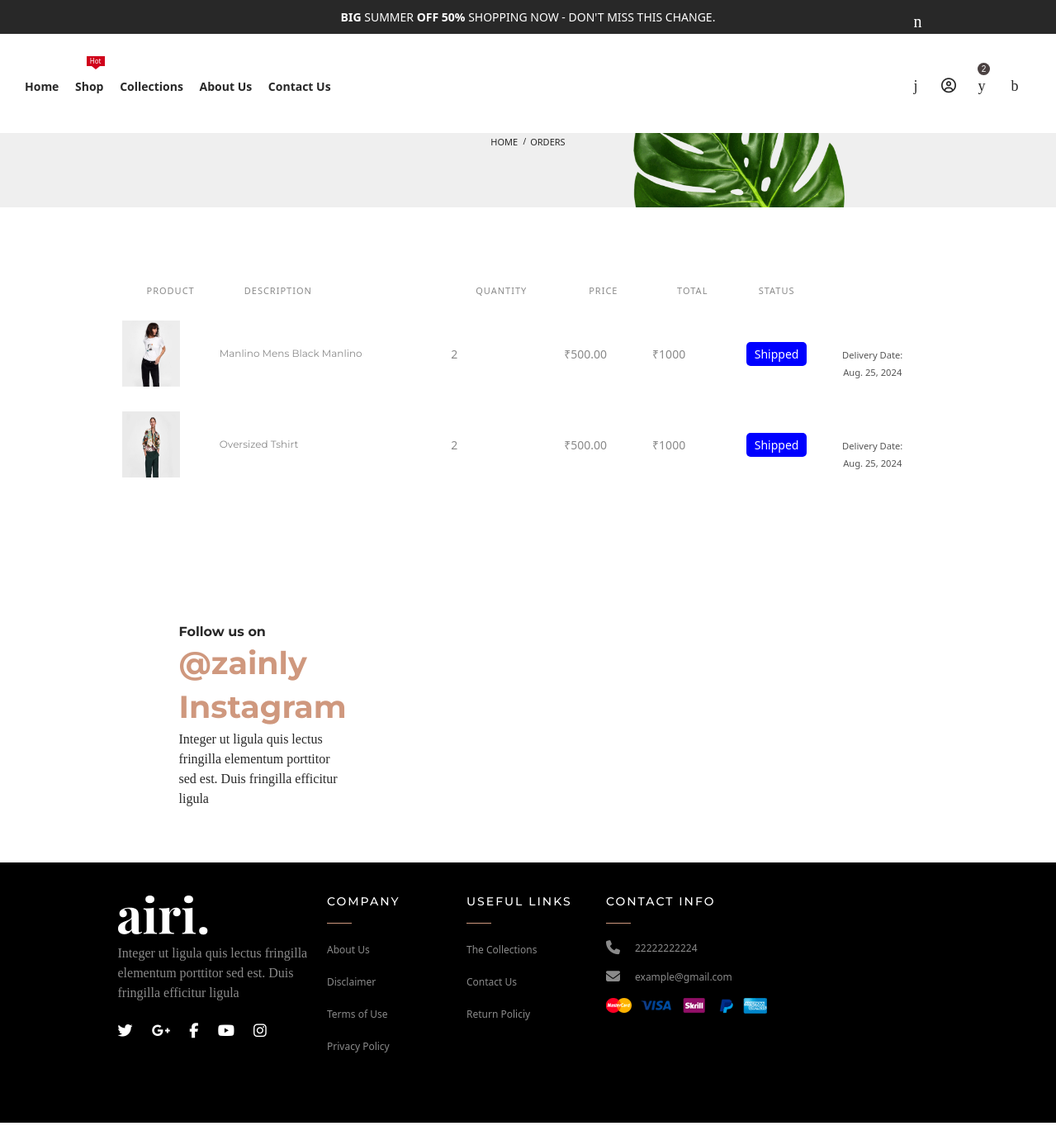
Before: /my-orders (signed in) with the older database file.
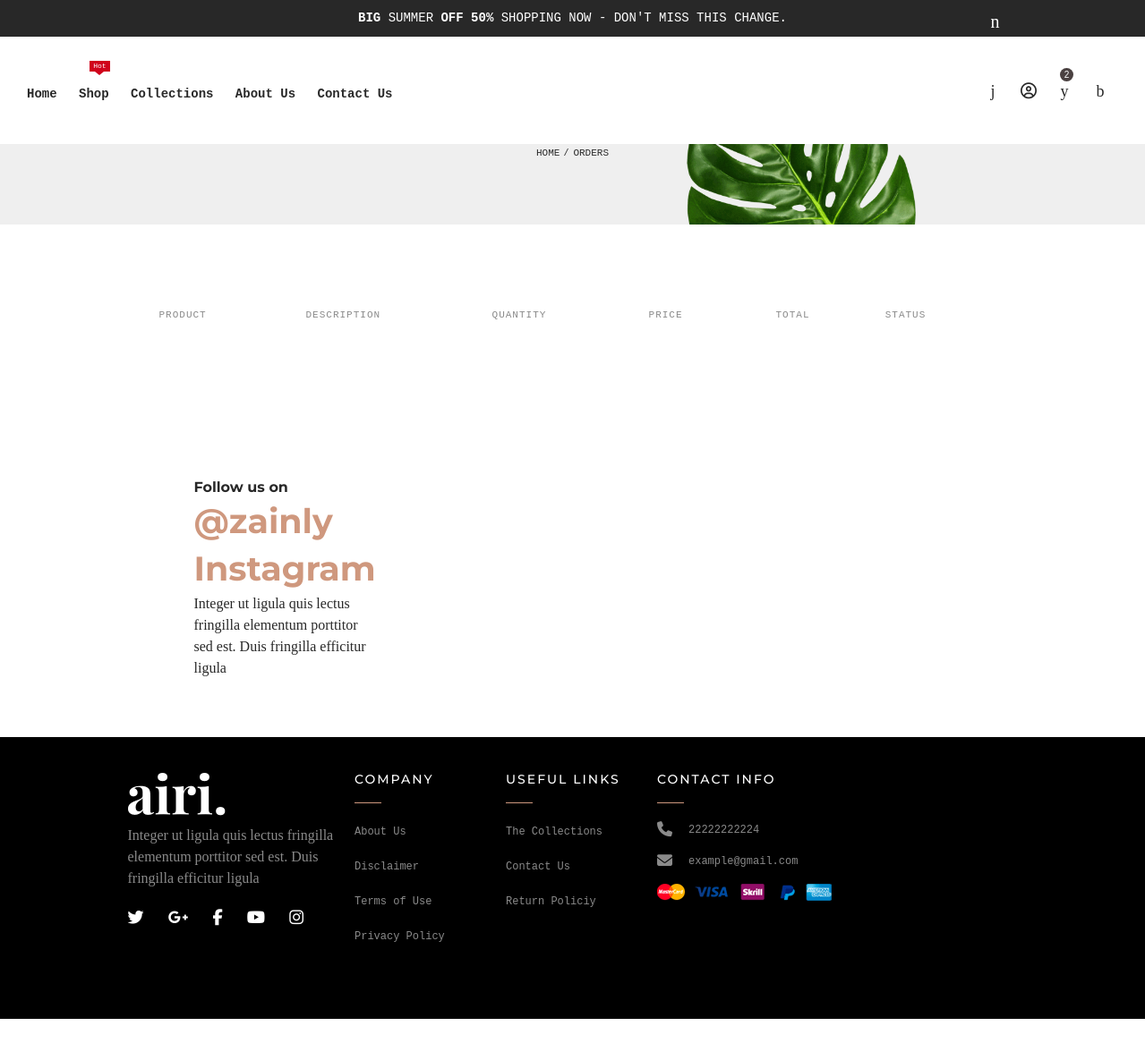
After: the same page with the newer database file.
### dashboard/models.py (models this page shows, shortened)
class Order(models.Model):
    created_at = models.DateTimeField(auto_now_add=True)
    order_id = models.CharField(max_length=10, unique=True, default=generate_unique_id, editable=False)
    user = models.ForeignKey(CustomUser, related_name='order', on_delete=models.CASCADE)
    products = models.ManyToManyField(Cart, related_name='order')
    status = models.CharField(max_length=16,choices=order_status,default="Pending")
    expected_delivery_date = models.DateField(null=True,blank=True)
    class Meta:
        verbose_name = "Order"
        verbose_name_plural = "Orders"

class Cart(models.Model):
    id=models.AutoField(primary_key=True)
    user = models.ForeignKey(CustomUser, related_name='cart', on_delete=models.CASCADE)
    size = models.ForeignKey(Sizes, related_name='cart', on_delete=models.CASCADE, null=True,blank=True)
    product = models.ForeignKey(Product, related_name='cart', on_delete=models.CASCADE)
    quantity = models.PositiveIntegerField(default=1)
    ordered = models.BooleanField(default=False)
    class Meta:
        verbose_name = "Cart Items"
        verbose_name_plural = "Cart"
        unique_together = ('user', 'product')
        constraints = [
            UniqueConstraint(fields=['user', 'product'], name='unique_user_product')
        ]

class Product(models.Model):
    title = models.CharField(max_length=30)
    product_image = models.ImageField(upload_to='product_images/')
    second_image = models.ImageField(upload_to='product_images/', null=True, blank=True)
    size_chart = models.ImageField(upload_to='size_chart/', null=True, blank=True)
    category = models.ManyToManyField(Categories)
    gender = models.ManyToManyField(Gender)
    description = CKEditor5Field('Text', config_name='extends')
    keywords = models.ManyToManyField(Keywords)
    stars = models.PositiveIntegerField(default=5)
    review = models.PositiveIntegerField(default=1200)
    before_discount_price = models.DecimalField(max_digits=10, decimal_places=2, default=0)
    discount_percent = models.PositiveIntegerField(default=20)
    price = models.DecimalField(max_digits=10, decimal_places=2)
    video_url = models.URLField(blank=True)
    sizes_available = models.ManyToManyField(Sizes)
    created_at = models.DateTimeField(auto_now_add=True)
    updated_at = models.DateTimeField(auto_now=True)
    class Meta:
        verbose_name = "Product"
        verbose_name_plural = "Products"

### home/views.py (the view)
# urls.py: path("my-orders",my_orders,name='my-orders'),
@login_required
def my_orders(request):
    trending_products = Product.objects.filter(keywords__keyword__icontains='Trending').order_by('-id').distinct()[:6]
    orders = Order.objects.filter(user=request.user)
    categories = Categories.objects.all()
    context = {
        'trending_products':trending_products,
        'categories':categories,
        'orders':orders,
    }
    return render(request,'home/orders.html',context)

### home/context_processors.py (called while the page is built)
def custom_site_context(request):
    settings = SiteSettings.objects.all().first()
    categories = Categories.objects.all()
    context = {
        'settings':settings,
        'categories':categories,
    }
    return context

### templates/home/orders.html (shortened to what the changed rows need)
{% extends 'home/base.html' %}
{% block breadcrumb %}
<div class="breadcrumb-area bg--white-6 breadcrumb-bg-1 pt--60 pb--70 pt-lg--40 pb-lg--50 pt-md--30 pb-md--40">
    <div class="container-fluid">
        <div class="row">
            <div class="col-12 text-center">
                <h1 class="page-title">Orders</h1>
            </div>
        </div>
    </div>
</div>
{% endblock breadcrumb %}
{% block body %}
<div class="page-content-inner">
    <div class="container">
        <div class="row pt--80 pb--80 pt-md--45 pt-sm--25 pb-md--60 pb-sm--40">
            <div class="">
                <form class="cart-form" action="#">
                    <div class="row g-0">
                        <div class="col-12">
                            <div class="table-content table-responsive">
                                {% for order in orders reversed %}
                                <table class="table text-center">
                                    <thead>
                                        <tr>
                                            <th style="padding-left: 30px; padding-right: 30px; text-align: left;">Product</th>
                                            <th style="padding-left: 30px; padding-right: 30px; text-align: left;">Description</th>
                                            <th style="padding-left: 30px; padding-right: 30px; text-align: left;">Quantity</th>
                                            <th style="padding-left: 30px; padding-right: 30px; text-align: left;">Price</th>
                                            <th style="padding-left: 30px; padding-right: 30px; text-align: left;">Total</th>
                                            <th>Status</th>
                                            <th style="padding-left: 30px; padding-right: 30px; text-align: left;"></th>
                                        </tr>
                                    </thead>
                                    <tbody>
                                        {% for product in order.products.all %}
                                        <tr>
                                            <td class="product-thumbnail text-start">
                                                <img src="{{product.product.product_image.url}}" alt="Product Thumnail"
                                                    style="width: 70px;height: 80px;">
                                            </td>
                                            <td class="product-name text-start wide-column">
                                                <h3>
                                                    <a
                                                        href="/product-view/{{product.product.id}}">{{product.product.title}}</a>
                                                </h3>
                                            </td>
                                            <td style="text-align: left;">{{product.quantity}}</td>
                                            <td style="text-align: left;">
                                                <span class="money">₹{{product.product.price}}</span>
                                            </td>
                                            <td style="text-align: left;">
                                                <span class="money">₹{%widthratio product.product.price 1 product.quantity%}</span>
                                            </td>
                                            <td>
                                                <span style="
                                                    padding: 5px 10px;
                                                    border-radius: 5px;
                                                    color: white;
                                                    {% if order.status == 'Pending' %} background-color: gray;
                                                    {% elif order.status == 'Processing' %} background-color: lightblue;
                                                    {% elif order.status == 'Shipped' %} background-color: blue;
                                                    {% elif order.status == 'Out for Delivery' %} background-color: orange;
                                                    {% elif order.status == 'Delivered' %} background-color: green;
                                                    {% elif order.status == 'Cancelled' %} background-color: red;
                                                    {% elif order.status == 'Refunded' %} background-color: black;
                                                    {% elif order.status == 'Failed' %} background-color: darkred;
                                                    {% endif %}
                                                ">
                                                    {{ order.status }}
                                                </span>
                                            </td>
                                            <td style="padding-left: 30px;padding-right: 30px;">
                                                {% if order.status == 'Processing' or order.status == 'Shipped' or order.status == 'Out for Delivery' %}
                                                    {% if order.expected_delivery_date %}
                                                        <br>
                                                        <small style="color: #555;">
                                                            Delivery Date: <br> {{ order.expected_delivery_date }}
                                                        </small>
                                                    {% endif %}
                                                {% endif %}
                                            </td>
                                        </tr>
                                        {% endfor %}
                                    </tbody>
                                </table>
                                {% endfor %}
                            </div>
                        </div>
                    </div>
                </form>
            </div>
        </div>
    </div>
</div>
{% endblock body %}

Changed rows visible on the page:
removed Cart: product.product_image (picture), product "Manlino Mens Black Manlino", quantity "2", product.price "500.00", product+quantity "1000", {{ order.status }} "Shipped", {{ order.expected_delivery_date }} "Aug. 25, 2024"
removed Cart: product.product_image (picture), product "Oversized Tshirt", quantity "2", product.price "500.00", product+quantity "1000", {{ order.status }} "Shipped", {{ order.expected_delivery_date }} "Aug. 25, 2024"
